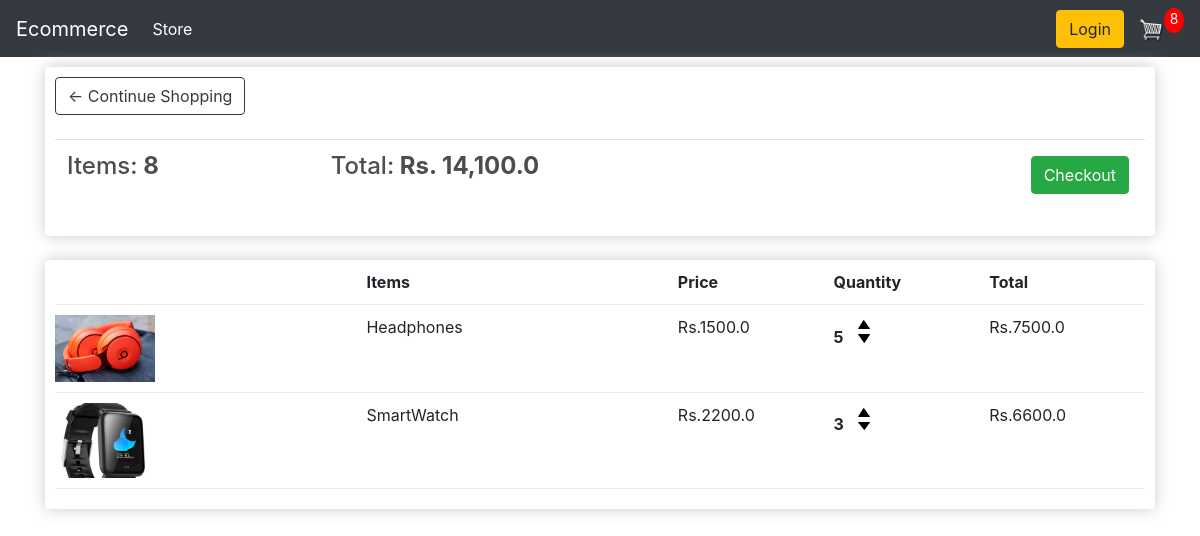
The app's page /cart/ (signed in), older data.
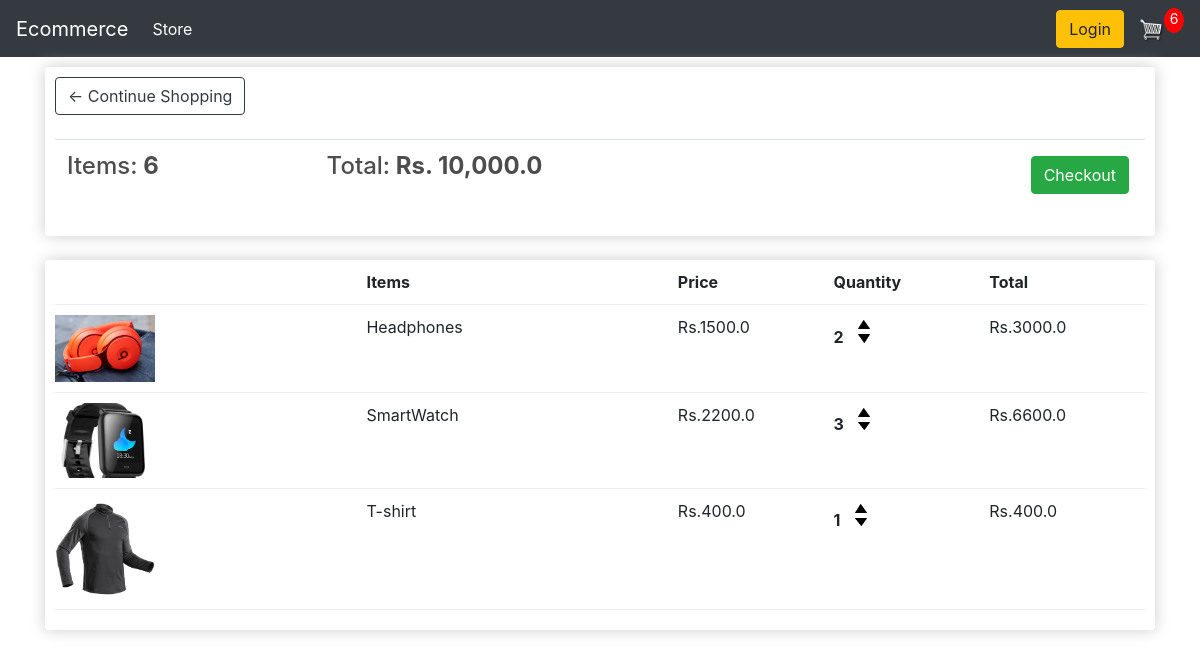
The same page, newer data.
### store/models.py (models this page shows, shortened)
class Order(models.Model):
    customer = models.ForeignKey(
        Customer, on_delete=models.SET_NULL, blank=True, null=True)
    data_ordered = models.DateField(auto_now_add=True)
    complete = models.BooleanField(default=False, null=True, blank=False)
    transaction_id = models.CharField(max_length=200, null=True)
    @property
    def get_cart_total(self):
        orderitems = self.orderitem_set.all()
        total = sum([item.quantity for item in orderitems])
        return "{:,}".format(total)
    @property
    def get_cart_items(self):
        orderitems = self.orderitem_set.all()
        total = sum([item.get_total for item in orderitems])
        return "{:,}".format(total)

class OrderItem(models.Model):
    product = models.ForeignKey(Product, on_delete=models.SET_NULL, null=True)
    order = models.ForeignKey(Order, on_delete=models.SET_NULL, null=True)
    quantity = models.IntegerField(default=0, null=True, blank=True)
    date_added = models.DateTimeField(auto_now_add=True)
    @property
    def get_total(self):
        return self.product.price * self.quantity

class Product(models.Model):
    name = models.CharField(max_length=200, null=True)
    price = models.FloatField()
    digital = models.BooleanField(default=False, null=True, blank=False)
    image = models.ImageField(null=True, blank=True)

### store/views.py (the view)
# urls.py: path('cart/', views.cart, name='cart'),
def cart(request):
    if request.user.is_authenticated:
        customer = request.user.customer
        order, created = Order.objects.get_or_create(
            customer=customer, complete=False)
        items = order.orderitem_set.all()
        cartItems = order.get_cart_total
    else:
        items: []
        order = {'get_cart_total': 0, 'get_cart_items': 0}
        cartItems = order['get_cart_total']
    context = {'items': items, 'order': order,
               'cartItems': cartItems, 'shipping': False}
    return render(request, 'store/cart.html', context)

### store/templates/store/cart.html
{% extends 'store/main.html'%} {% load static %} {% block content %}
<div class="row">
  <div class="col-lg-12">
    <div class="box-element">
      <a class="btn btn-outline-dark" href="{% url 'store'%}"
        >&#x2190; Continue Shopping</a
      >
      <br />
      <br />
      <table class="table">
        <tr>
          <th>
            <h4>Items:<strong> {{order.get_cart_total}}</strong></h4>
          </th>
          <th>
            <h4>Total:<strong> Rs. {{order.get_cart_items}}</strong></h4>
          </th>
          <th>
            <a
              style="float: right; margin: 4px;"
              class="btn btn-success"
              href="{% url 'checkout' %}"
              >Checkout</a
            >
          </th>
        </tr>
      </table>
    </div>
    <br />
    <div class="box-element">
      <div class="cart-row">
        <div style="flex: 2;"></div>
        <div style="flex: 2;"><strong>Items</strong></div>
        <div style="flex: 1;"><strong>Price</strong></div>
        <div style="flex: 1;"><strong>Quantity</strong></div>
        <div style="flex: 1;"><strong>Total</strong></div>
      </div>
      {% for item in items %}
      <div class="cart-row">
        <div style="flex: 2;">
          <img class="row-image" src="{{item.product.image.url}}" />
        </div>
        <div style="flex: 2;"><p>{{item.product.name}}</p></div>
        <div style="flex: 1;"><p>Rs.{{item.product.price}}</p></div>
        <div style="flex: 1;">
          <p class="quantity">{{item.quantity}}</p>
          <div class="quantity">
            <img
              data-product="{{item.product.id}}"
              data-action="add"
              class="chg-quantity update-cart"
              src="{% static  'images/arrow-up.png' %}"
            />
            <img
              data-product="{{item.product.id}}"
              data-action="remove"
              class="chg-quantity update-cart"
              src="{% static  'images/arrow-down.png' %}"
            />
          </div>
        </div>
        <div style="flex: 1;"><p>Rs.{{item.get_total}}</p></div>
      </div>
      {% endfor %}
    </div>
  </div>
</div>
{% endblock %}

### store/templates/store/main.html (shortened to what this page needs)
<!DOCTYPE html>
{% load static %}
<html lang="en">
  <head>
    <link rel="stylesheet" type="text/css" href="{% static 'css/main.css' %}" />
    <link
      rel="stylesheet"
      href="https://stackpath.bootstrapcdn.com/bootstrap/4.5.0/css/bootstrap.min.css"
    />
  </head>
  <body>
    {% include 'store/navbar.html' %}
    <div class="container">
      {% block content %} {% endblock %}
    </div>
  </body>
</html>

### store/templates/store/navbar.html (shortened to what this page needs)
<!DOCTYPE html>
{% load static %}
<html lang="en">
  <head>
  </head>
  <body>
    <nav class="navbar navbar-expand-lg navbar-dark bg-dark">
      <a class="navbar-brand" href="{% url 'store'%}">Ecommerce</a>
      <div class="collapse navbar-collapse" id="navbarSupportedContent">
        <ul class="navbar-nav mr-auto">
          <li class="nav-item active">
            <a class="nav-link" href="{% url 'store' %}"
              >Store <span class="sr-only">(current)</span></a
            >
          </li>
        </ul>
        <form class="form-inline my-2 my-lg-0">
          <a href="#" class="btn btn-warning">Login</a>
          <a href="{% url 'cart'%}">
            <img id="cart-icon" src="{% static 'images/cart.png' %}" />
          </a>
          <p id="cart-total">{{cartItems}}</p>
        </form>
      </div>
    </nav>
  </body>
</html>

### static/css/main.css (style rules this page uses)
body { background-color: hsl(0, 0%, 98%); }
h1, h2, h3, h4, h5, h6 { color: hsl(0, 0%, 30%); }
.box-element { box-shadow: hsl(0, 0%, 80%) 0 0 16px; background-color: #fff; border-radius: 4px; padding: 10px; }
.bg-dark { background-color: #4f868c !important; }
#cart-icon { width: 25px; display: inline-block; margin-left: 15px; }
#cart-total { display: block; text-align: center; color: #fff; background-color: red; width: 20px; height: 25px; border-radius: 50%; font-size: 14px; }
.col-lg-4, .col-lg-6, .col-lg-8, .col-lg-12 { margin-top: 10px; }
.btn { border-radius: 0; }
.row-image { width: 100px; }
.cart-row { display: flex; align-items: flex-stretch; padding-bottom: 10px; margin-bottom: 10px; border-bottom: 1px solid #ececec; }
.quantity { display: inline-block; font-weight: 700; padding-right: 10px; }
.chg-quantity { width: 12px; cursor: pointer; display: block; margin-top: 5px; transition: 0.1s; }

Row changes from the older to the newer data that the page shows:
changed through a linked row, Order: get_cart_total "8" → "6"; get_cart_items "14,100.0" → "10,000.0"
changed OrderItem "Headphones": quantity "5" → "2"; get_total "7500.0" → "3000.0"
added OrderItem: product.image (picture), product.name "T-shirt", product.price "400.0", quantity "1", get_total "400.0"
Text that changed along with them:
{{ cartItems }}: "8" → "6"
